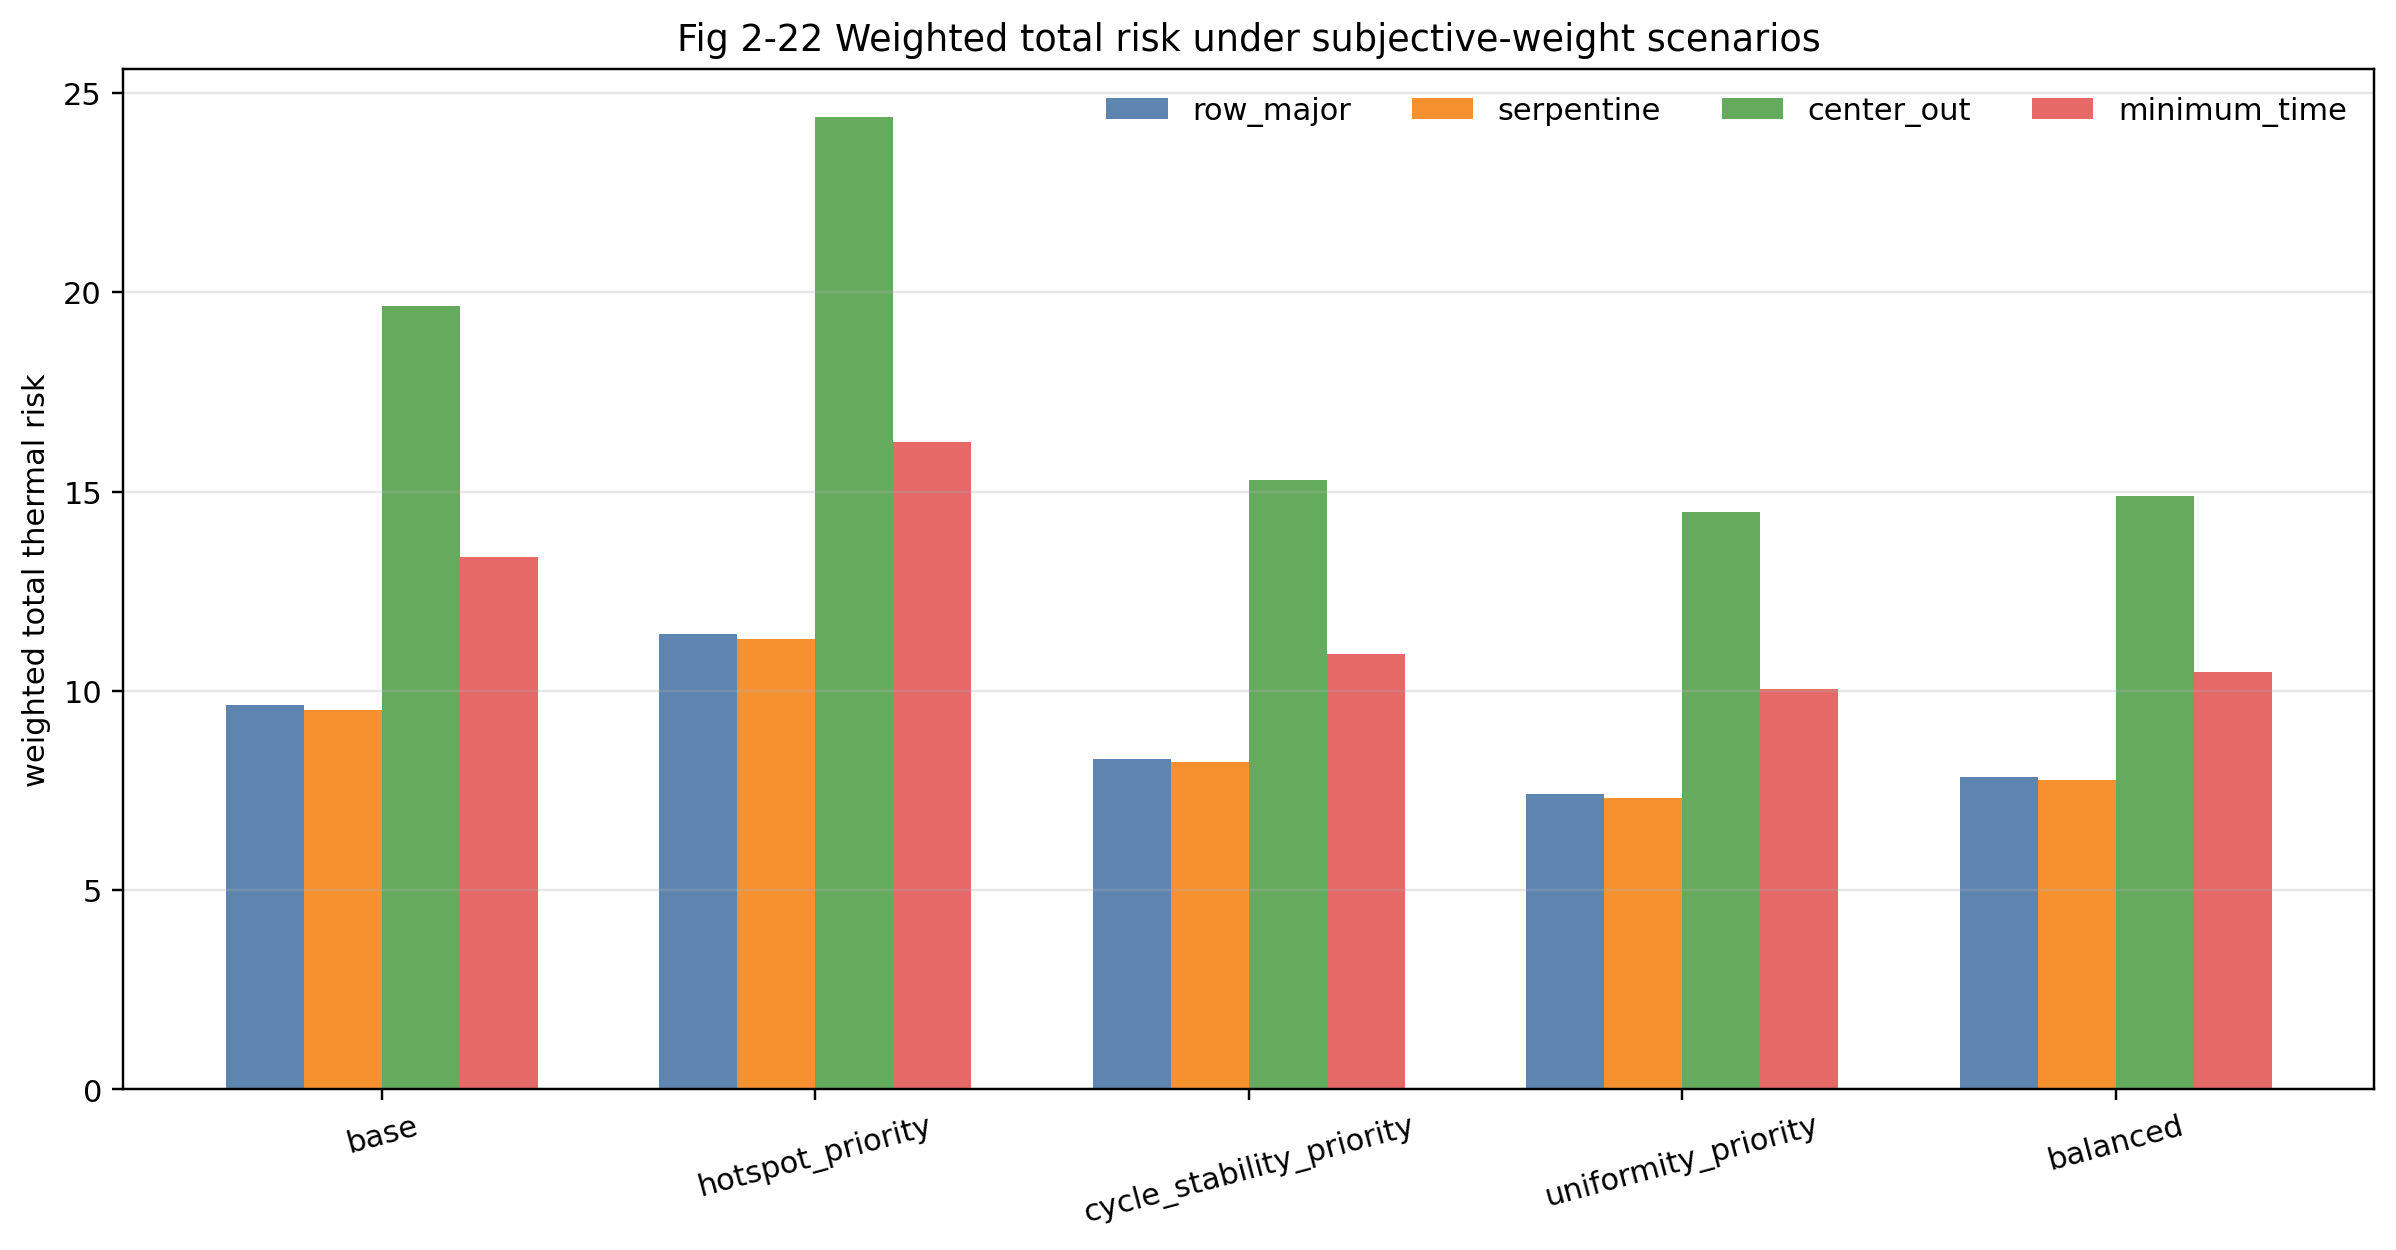

Python code for this plot:
from __future__ import annotations

import csv
import sys
from pathlib import Path

import matplotlib.pyplot as plt

COMMON_DIR = Path(__file__).resolve().parents[1] / "common"
if str(COMMON_DIR) not in sys.path:
    sys.path.insert(0, str(COMMON_DIR))

from q2_visualization_common import SCHEME_COLORS, SCHEME_ORDER, save_metadata  # noqa: E402


OUTPUT_DIR = Path(__file__).resolve().parent
INPUT_CSV = (
    Path(__file__).resolve().parents[2]
    / "sensitivity_analysis"
    / "subjective_weights"
    / "subjective_weights_overall_summary.csv"
)


def load_rows():
    with INPUT_CSV.open("r", encoding="utf-8-sig", newline="") as f:
        return list(csv.DictReader(f))


def main() -> None:
    rows = load_rows()
    scenarios = ["base", "hotspot_priority", "cycle_stability_priority", "uniformity_priority", "balanced"]
    x = list(range(len(scenarios)))
    width = 0.18
    fig, ax = plt.subplots(figsize=(11, 5.8))
    for idx, scheme in enumerate(SCHEME_ORDER):
        ys = [
            next(float(row["weighted_sum_total_risk"]) for row in rows if row["scheme_name"] == scheme and row["scenario_name"] == scenario)
            for scenario in scenarios
        ]
        shifted = [item + (idx - 1.5) * width for item in x]
        ax.bar(shifted, ys, width=width, color=SCHEME_COLORS[scheme], alpha=0.9, label=scheme)
    ax.set_xticks(x, scenarios, rotation=15)
    ax.set_title("Fig 2-22 Weighted total risk under subjective-weight scenarios")
    ax.set_ylabel("weighted total thermal risk")
    ax.grid(axis="y", alpha=0.3)
    ax.legend(frameon=False, ncol=4)
    output_path = OUTPUT_DIR / "fig2_22_weighted_risk_by_scenario.png"
    fig.tight_layout()
    fig.savefig(output_path, dpi=220, bbox_inches="tight")
    plt.close(fig)
    save_metadata(OUTPUT_DIR / "fig2_22_weighted_risk_by_scenario.json", {"figure_id": "fig2_22", "input_csv": str(INPUT_CSV), "output_image": str(output_path)})
    print(f"Wrote {output_path}")


if __name__ == "__main__":
    main()
